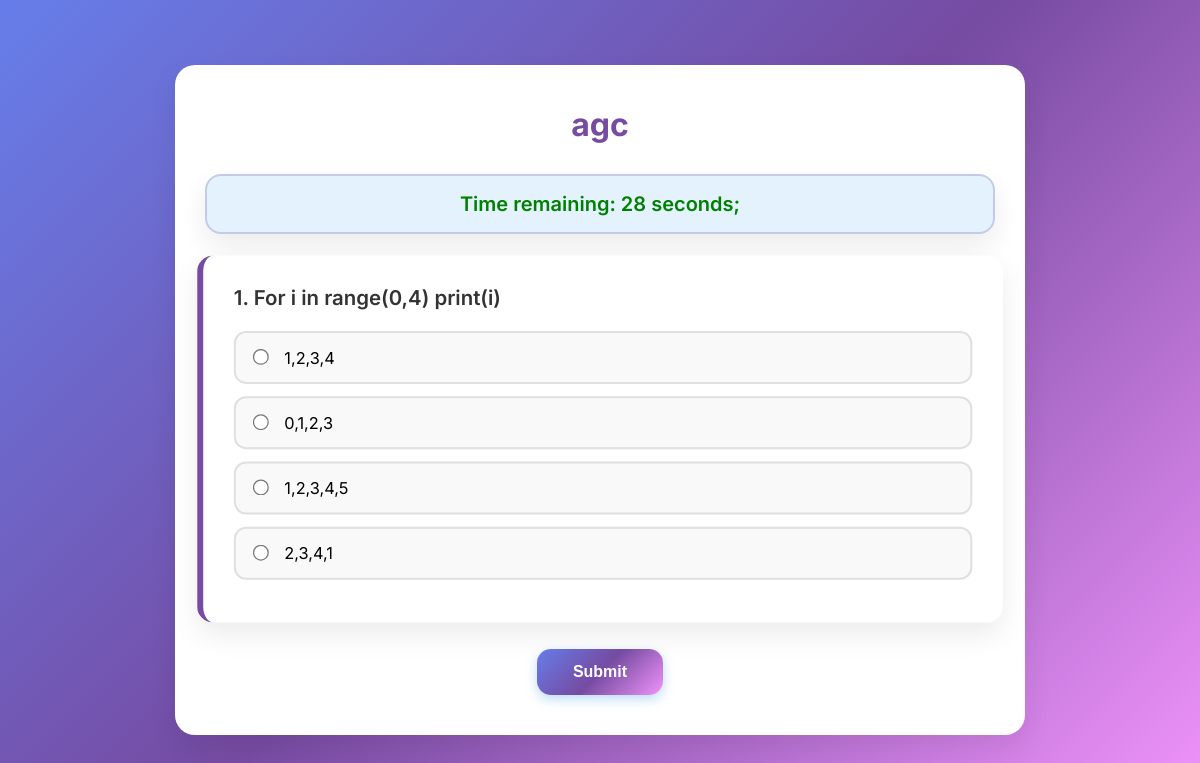
The app's page /quiz/1/ with its own data.
### quizapp/models.py (models this page shows)
class Quiz(models.Model):
    quiztitle = models.CharField(max_length=400)
    description = models.CharField(max_length=1000)
    totalquestions = models.IntegerField()
    time = models.IntegerField()
    created_at = models.DateTimeField(auto_now_add=True)
    created_by = models.ForeignKey(User, on_delete=models.CASCADE, default=1, null=True, blank=True)

### questions_app/models.py (models this page shows)
class questions(models.Model):
    quiz = models.ForeignKey(Quiz,on_delete=models.CASCADE)
    question = models.CharField(max_length=500 )
    option1 =  models.CharField(max_length=500)
    option2 =  models.CharField(max_length=500)
    option3 =  models.CharField(max_length=500)
    option4 =  models.CharField(max_length=500)
    correct_answer = models.IntegerField()

### quizapp/views.py (the view, shortened to what this page needs)
# urls.py: path('quiz/<int:quiz_id>/',takequiz_views,name='takequiz'),
def takequiz_views(request, quiz_id):
    quiz_object = get_object_or_404(Quiz, id=quiz_id)
    list_of_questions = questions.objects.filter(quiz=quiz_object)
    total_questions = len(questions.objects.filter(quiz=quiz_object))
    quiz_object = get_object_or_404(Quiz, id = quiz_id)
    return render(request, 'take_quiz.html', {'quiz': quiz_object,'all_questions': list_of_questions,'total_questions': total_questions})

### template/take_quiz.html (shortened to what this page needs)
<!DOCTYPE html>
<html lang="en">
<head>
</head>
<body>
  <div class="quiz-wrapper">
    <div class="quiz-header">
      <h2 class="quiz-title">{{ quiz.quiztitle }}</h2>
    </div>
     <div class="timer-display">
      <div class="timer-text" id="timer">Time remaining: 30 seconds</div>
    </div>
    <form method="POST" id="quizForm" action="{% url 'takequiz' quiz.id %}">
      {% for question in all_questions %}
        <div class="quiz-question {% if forloop.first %}active{% endif %}">
          <h3>{{ forloop.counter }}. {{ question.question }}</h3>
          <ul class="quiz-options">
            <li><label><input type="radio" name="question{{ question.id }}" value="1"> {{ question.option1 }}</label></li>
            <li><label><input type="radio" name="question{{ question.id }}" value="2"> {{ question.option2 }}</label></li>
            <li><label><input type="radio" name="question{{ question.id }}" value="3"> {{ question.option3 }}</label></li>
            <li><label><input type="radio" name="question{{ question.id }}" value="4"> {{ question.option4 }}</label></li>
          </ul>
        </div>
      {% empty %}
        <p>No questions available for this quiz.</p>
      {% endfor %}
      <div class="btn-wrapper">
        {% if total_questions == 1 %}
        <button type="submit" class="submit-btn">Submit</button>
        {% else %}
        <button type="button" class="quiz-next-btn" onclick="showNextQuestion()">Next</button>
        <button type="submit" class="quiz-submit-btn">Submit</button>
        {% endif %}
      </div>
    </form>
  </div>
</body>
</html>

### template/take_quiz.html (style rules this page uses)
:root { --primary: linear-gradient(135deg, #667eea 0%, #764ba2 50%, #f093fb 100%); --bg-light: #f3f4f6; --bg-white: #ffffff; --text-dark: #2e2e2e; --border: #ddd; --hover-bg: #eef2ff; --option-bg: #f9f9f9; --option-hover: #e6e6ff; --blue-light: #e3f2fd; --shadow: 0 12px 28px rgba(0, 0, 0, 0.08); }
* { box-sizing: border-box; margin: 0; padding: 0; }
body { font-family: 'Inter', sans-serif; background: var(--primary); min-height: 100vh; display: flex; align-items: center; justify-content: center; padding: 40px 12px; }
.quiz-wrapper { background: var(--bg-white); padding: 40px 30px; border-radius: 20px; max-width: 850px; width: 100%; box-shadow: var(--shadow); animation: fadeIn 0.6s ease; }
.quiz-header { text-align: center; margin-bottom: 30px; }
.quiz-title { font-size: 32px; font-weight: 700; color: #764ba2; }
.timer-display { background-color: var(--blue-light); border: 2px solid #c5cae9; padding: 16px; border-radius: 16px; margin-bottom: 25px; text-align: center; box-shadow: var(--shadow); }
.timer-text { font-size: 20px; font-weight: 600; color: green; }
.quiz-question { display: none; background-color: #ffffff; padding: 30px; margin-bottom: 30px; border-radius: 16px; border-left: 6px solid #764ba2; box-shadow: var(--shadow); transition: transform 0.3s ease; }
.quiz-question.active { display: block; transform: scale(1.02); }
.quiz-question h3 { margin-bottom: 20px; font-size: 20px; color: #333; font-weight: 600; }
.quiz-options { list-style: none; }
.quiz-options li { margin-bottom: 12px; padding: 14px 18px; border: 2px solid #e0e0e0; border-radius: 12px; background-color: var(--option-bg); cursor: pointer; transition: 0.3s ease; display: flex; align-items: center; font-size: 16px; }
.quiz-options input[type="radio"] { margin-right: 12px; accent-color: #764ba2; transform: scale(1.2); }
.btn-wrapper { text-align: center; margin-top: 30px; }
.quiz-next-btn, .quiz-submit-btn, .submit-btn { padding: 14px 36px; font-size: 16px; font-weight: 600; background: var(--primary); color: #ffffff; border: none; border-radius: 14px; cursor: pointer; transition: background 0.3s ease, transform 0.2s ease; box-shadow: 0 4px 12px rgba(30, 136, 229, 0.3); }

### records on screen
Quiz: quiztitle "agc"
questions: question "For i in range(0,4) print(i)", option1 "1,2,3,4", option2 "0,1,2,3", option3 "1,2,3,4,5", option4 "2,3,4,1"
